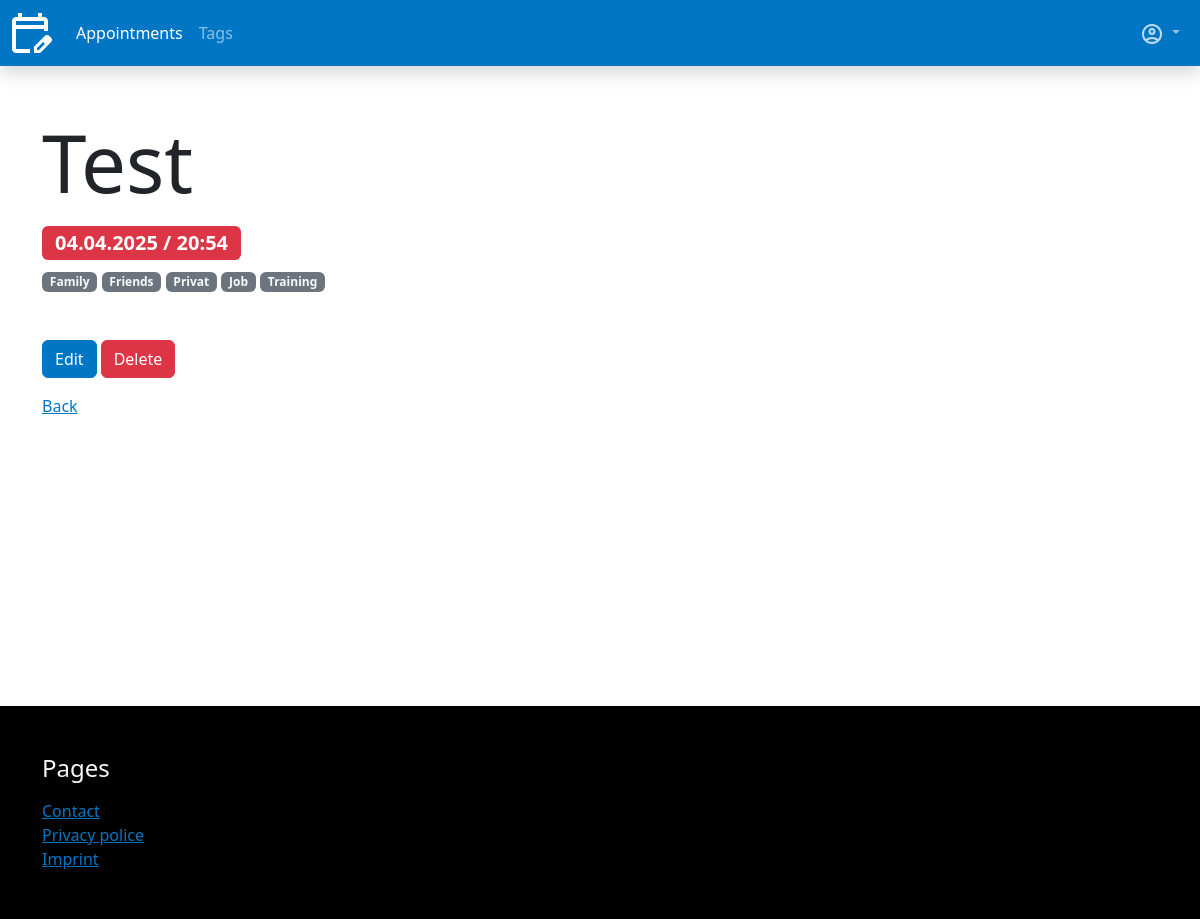
The app's page /app/appointments/29/ (signed in) with its own data.
### appointments/models.py (models this page shows, shortened)
class Appointment(models.Model):
    user = models.ForeignKey(User, on_delete=models.CASCADE, verbose_name=_("User"))
    title = models.CharField(max_length=255, verbose_name=_("Title"))
    description = models.TextField(verbose_name=_("Description"), null=True, blank=True)
    date = models.DateTimeField(default=datetime.now, verbose_name=_("Datetime"))
    tags = models.ManyToManyField(Tag, blank=True, verbose_name=_("Tags"), related_name="appointments")
    created = models.DateTimeField(auto_now_add=True, verbose_name=_("Created"))
    updated = models.DateTimeField(auto_now=True, verbose_name=_("Updated"))
    @admin.display(description="Expired")
    def is_expired(self):
        utc = ZoneInfo("UTC")
        current_date_time = datetime.now(tz=utc)
        return self.date < current_date_time
    class Meta:
        verbose_name = _("Appointment")
        ordering = [
            "-date",
        ]

class Tag(models.Model):
    user = models.ForeignKey(User, on_delete=models.CASCADE, verbose_name=_("User"))
    title = models.CharField(max_length=255, verbose_name=_("Title"))
    created = models.DateTimeField(auto_now_add=True, verbose_name=_("Created"))
    updated = models.DateTimeField(auto_now=True, verbose_name=_("Updated"))
    class Meta:
        ordering = [
            "-updated"
        ]
        verbose_name = _("Tag")

### appointments/views/appointments.py (the view)
# urls.py: path("appointments/<int:pk>/", appointments.show, name="show"),
@login_required(login_url="sevo_user:sign_in")
def show(request, pk):
    model = get_object_or_404(Appointment, pk=pk, user=request.user)
    return render(request, "appointments/show.html", {
        "title": model.title,
        "appointment": model
    })

### template_tags/templatetags/app_tags.py (called while the page is built)
@register.simple_tag
def active_site(path, name):
    path_splitted = path.split("/")
    path_compare = path_splitted[2]
    if name in path_compare:
        return "active"

### appointments/templates/appointments/show.html (shortened to what this page needs)
{% extends "base.html" %}
{% load i18n %}
{% load i18n %}
{% block content %}
    <h1 class="display-1 mb-3">{{ title }}</h1>
    <div class="mb-2">
        <span class="badge {% if appointment.is_expired %}text-bg-danger{% else %}text-bg-success{% endif %} fs-5">{{ appointment.date|date:"d.m.Y / H:i" }}</span>
    </div>
    <div class="mb-5">
        {% for tag in appointment.tags.all %}
            <span class="badge text-bg-secondary">
                <a class="link-light link-underline-opacity-0" href="{% url "appointments:tags_show" pk=tag.pk %}">
                    {{ tag.title }}
                </a>
            </span>
        {% endfor %}
    </div>
    <div class="d-flex gap-1">
        <a class="btn btn-primary" href="{% url "appointments:update" pk=appointment.pk %}">{% trans "Edit" %}</a>
        <a class="btn btn-danger" href="{% url "appointments:delete" pk=appointment.pk %}">{% trans "Delete" %}</a>
    </div>
    {% include "./partials/_back_link.html" %}
{% endblock %}

### records on screen
Appointment: title "Test", date "04.04.2025 / 20:54"
Tag: title "Family"
Tag: title "Friends"
Tag: title "Privat"
Tag: title "Job"
Tag: title "Training"
